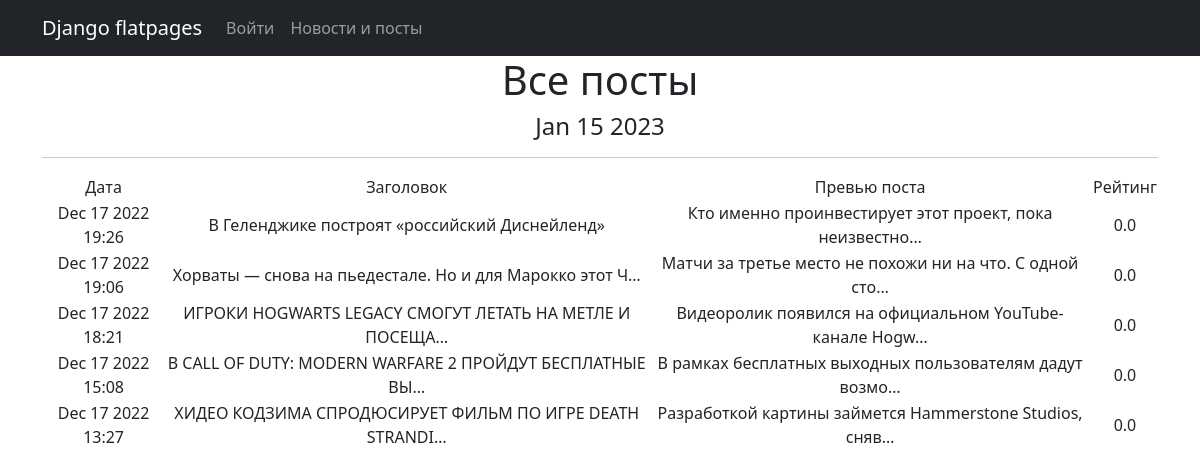
Before: /news/ with the older database file.
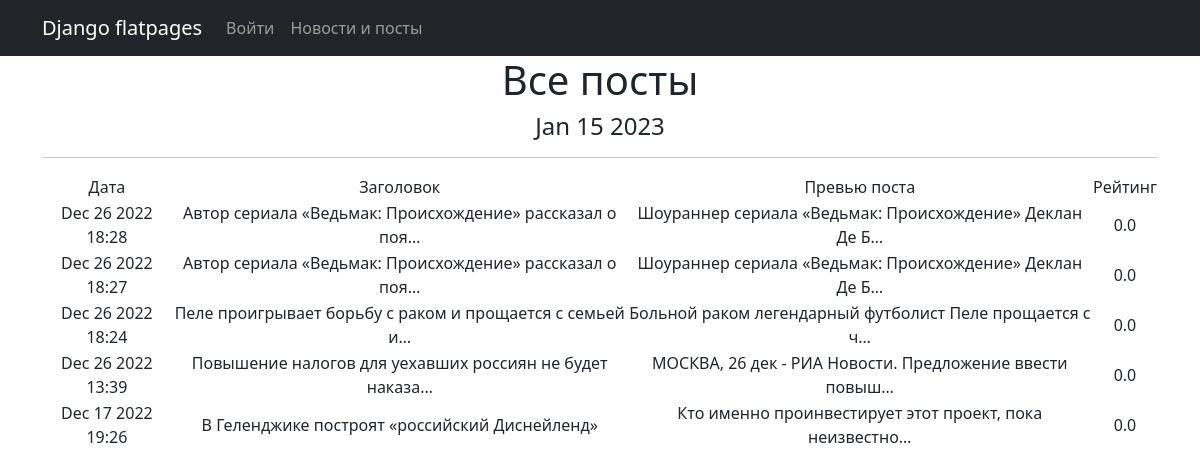
After: the same page with the newer database file.
### _accounts/models.py (models this page shows, shortened)
class Post(models.Model):
    news = 'news'
    post = 'post'
    CHOISES = [
        (news, 'Новость'),
        (post, 'Статья')
    ]
    author = models.ForeignKey(Author, on_delete=models.CASCADE)
    time = models.DateTimeField(auto_now_add=True)
    _type = models.CharField(max_length=4, choices=CHOISES, default=news)
    categories = models.ManyToManyField(Category, through='PostCategory')
    title = models.CharField(max_length=100)
    text = models.TextField()
    rating = models.FloatField(default=0.0)
    def preview(self):
        return self.text[:124] + ' ...'

### _accounts/views.py (the view)
# urls.py: path('',PostList.as_view(), name='post_list'),
class PostList(ListView):
    model = Post
    ordering = '-time'
    template_name = 'news.html'
    context_object_name = 'news'
    paginate_by = 5
    def get_queryset(self):
        queryset = super().get_queryset()
        self.filterset = PostFilter(self.request.GET, queryset)
        return self.filterset.qs
    def get_context_data(self, **kwargs):
        context = super().get_context_data(**kwargs)
        context['time_now'] = datetime.utcnow()
        context['filterset'] = self.filterset
        return context

### templates/news.html (shortened to what this page needs)
{% extends 'flatpages/default.html' %}
{% block content %}
<h1>Все посты</h1>
<h4>{{ time_now|date:'M d Y' }}</h4>
<hr>
    {% if news %}
        <table>
            <tr>
                <td>Дата</td>
                <td>Заголовок</td>
                <td>Превью поста</td>
                <td>Рейтинг</td>
            </tr>
            {% for newss in news %}
            <tr>
                <td>{{ newss.time|date:'M d Y H:i' }}</td>
                <td>{{ newss.title|truncatechars:55 }}</td>
                <td>{{ newss.preview|truncatechars:55 }}</td>
                <td>{{ newss.rating }}</td>
            </tr>
            {% endfor %}
        </table>
    {% else %}
        <h2>Постов нет!</h2>
    {% endif %}
{% endblock content %}

Changed rows visible on the page:
no longer on this page (row unchanged): Post: time "Dec 17 2022 19:06", title "Хорваты — снова на пьедестале. Но и для Марокко этот Ч…", preview "Матчи за третье место не похожи ни на что. С одной сто…", rating "0.0"
no longer on this page (row unchanged): Post: time "Dec 17 2022 18:21", title "ИГРОКИ HOGWARTS LEGACY СМОГУТ ЛЕТАТЬ НА МЕТЛЕ И ПОСЕЩА…", preview "Видеоролик появился на официальном YouTube-канале Hogw…", rating "0.0"
no longer on this page (row unchanged): Post: time "Dec 17 2022 15:08", title "В CALL OF DUTY: MODERN WARFARE 2 ПРОЙДУТ БЕСПЛАТНЫЕ ВЫ…", preview "В рамках бесплатных выходных пользователям дадут возмо…", rating "0.0"
no longer on this page (row unchanged): Post: time "Dec 17 2022 13:27", title "ХИДЕО КОДЗИМА СПРОДЮСИРУЕТ ФИЛЬМ ПО ИГРЕ DEATH STRANDI…", preview "Разработкой картины займется Hammerstone Studios, сняв…", rating "0.0"
added Post: time "Dec 26 2022 18:28", title "Автор сериала «Ведьмак: Происхождение» рассказал о поя…", preview "Шоураннер сериала «Ведьмак: Происхождение» Деклан Де Б…", rating "0.0"
added Post: time "Dec 26 2022 18:27", title "Автор сериала «Ведьмак: Происхождение» рассказал о поя…", preview "Шоураннер сериала «Ведьмак: Происхождение» Деклан Де Б…", rating "0.0"
added Post: time "Dec 26 2022 18:24", title "Пеле проигрывает борьбу с раком и прощается с семьей и…", preview "Больной раком легендарный футболист Пеле прощается с ч…", rating "0.0"
added Post: time "Dec 26 2022 13:39", title "Повышение налогов для уехавших россиян не будет наказа…", preview "МОСКВА, 26 дек - РИА Новости. Предложение ввести повыш…", rating "0.0"
